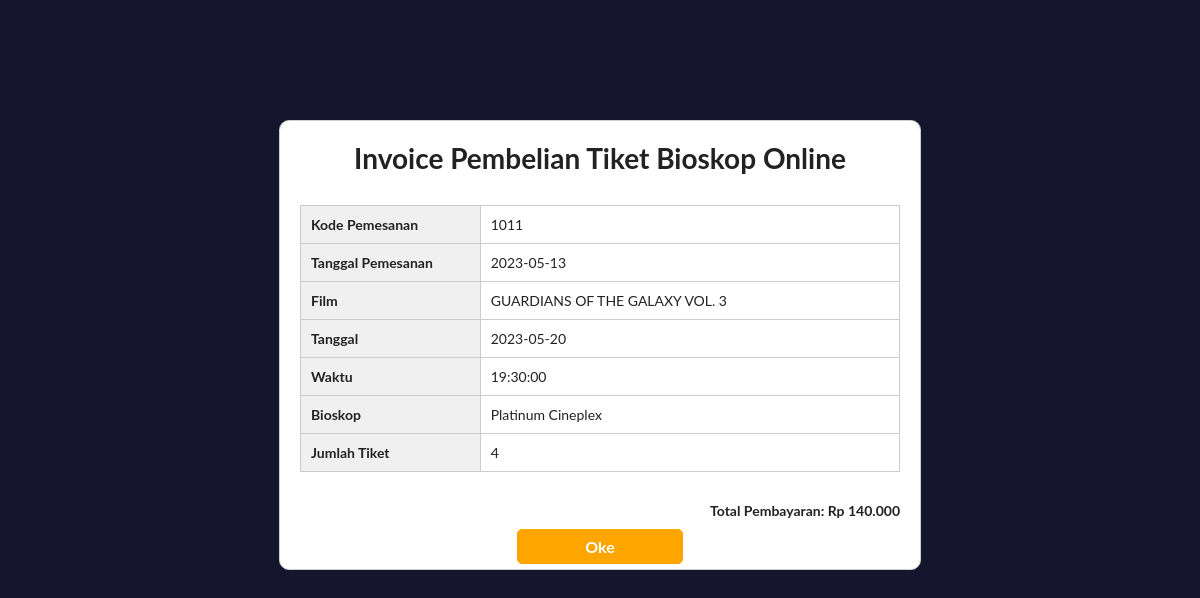
The page /invoice.php?id_user=1 on the database as committed earlier.
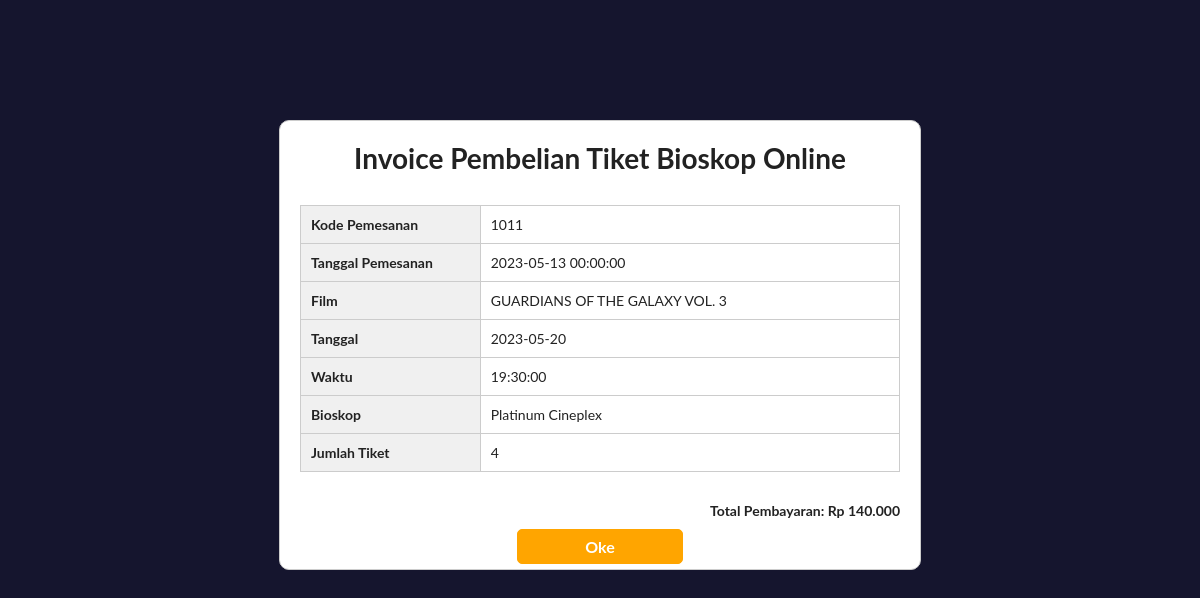
The same page on the database as committed later.
### tables this page shows
CREATE TABLE `riwayat_pemesanan` (
  `id_pemesanan` int(11) NOT NULL,
  `tgl_pemesanan` datetime NOT NULL,
  `email_pemesan` varchar(30) NOT NULL,
  `film` varchar(30) NOT NULL,
  `tanggal_tayang` date NOT NULL,
  `waktu` time NOT NULL,
  `bioskop` varchar(30) NOT NULL,
  `jumlah_tiket` int(11) NOT NULL,
  `total_harga` int(11) NOT NULL,
  `id_tiket` int(11) NOT NULL,
  `id_user` int(11) NOT NULL,
  `id_bioskop` int(11) NOT NULL
);

### invoice.php (the view, shortened to what this page needs)
<?php
include "koneksi.php";
$id_user = $_GET['id_user'];
$query_invoice = mysqli_query($conn, "SELECT * FROM riwayat_pemesanan WHERE id_user = $id_user ORDER BY id_pemesanan DESC LIMIT 1");
?>
<!DOCTYPE html>
<html>
<head>
    <link rel="stylesheet" type="text/css" href="style/inv.css">
</head>
<body>
	<div class="container2">
		<h1>Invoice Pembelian Tiket Bioskop Online</h1>
		<?php
		if(mysqli_num_rows($query_invoice) > 0){
			$data_invoice = mysqli_fetch_array($query_invoice);
		?>
		<table>
			<tr>
				<th>Kode Pemesanan</th>
				<td><?php echo $data_invoice['id_pemesanan']?></td>
			</tr>
			<tr>
				<th>Tanggal Pemesanan</th>
				<td><?php echo $data_invoice['tgl_pemesanan']; ?></td>
			</tr>
			<tr>
				<th>Film</th>
				<td><?php echo $data_invoice['film']; ?></td>
			</tr>
			<tr>
				<th>Tanggal</th>
				<td><?php echo $data_invoice['tanggal_tayang']; ?></td>
			</tr>
			<tr>
            	<th>Waktu</th>
				<td><?php echo $data_invoice['waktu']; ?></td>
			</tr>
			<tr>
            	<th>Bioskop</th>
				<td><?php echo $data_invoice['bioskop']; ?></td>
			</tr>
			<tr>
				<th>Jumlah Tiket</th>
				<td><?php echo $data_invoice['jumlah_tiket']; ?></td>
			</tr>
		</table>
		<p class="total">Total Pembayaran: Rp <?php echo number_format($data_invoice['total_harga'], 0, ',', '.'); ?></p>
        <a href="user_page.php" id="back">Oke</a>
		<?php }else {
		echo "Data riwayat pemesanan tidak tersedia";
		}
		?>
    </div>
</body>
</html>

### style/inv.css (style rules this page uses)
*, html, body { margin: 0 ; padding: 0; }
body { background-color: rgb(21, 21, 46); font-family: "Lato", sans-serif; font-size: 14px; color: #222222; }
.container2 { max-width:600px; margin: 0 auto; margin-top: 120px !important; padding: 20px; padding-bottom: 50px; border: 1px solid #ccc; border-radius: 10px; background-color: #fff; margin-top: 30px; margin-bottom: 30px; }
h1 { text-align: center; margin-bottom: 30px; }
table { width: 100%; border-collapse: collapse; margin-bottom: 30px; }
th, td { padding: 10px; text-align: left; border: 1px solid #ccc; }
td { width: 70%; }
th { background-color: #f0f0f0; font-weight: bold; }
.total { font-weight: bold; text-align: right; margin-top: 20px; }
#back { font-weight: bold; border: 1px solid orange; background-color: orange; text-align: center; align-items: center; padding: 7px; width: 150px; text-decoration: none; color: #fff; border-radius: 5px; font-size: 16px; position: absolute; left: 50%; margin-top: 10px; transform: translateX(-50%); }

Rows that differ between the two databases and show on the page:
changed riwayat_pemesanan "GUARDIANS OF THE GALAXY VOL. 3": tgl_pemesanan "2023-05-13" → "2023-05-13 00:00:00"
